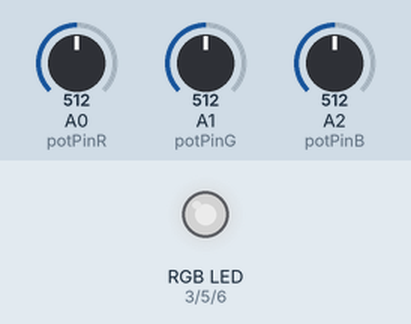
Simulated run of this sketch. Board: Arduino Uno, built with avr-gcc and run on an emulated ATmega328P. Parts: an RGB LED mixed from three pins (HIGH = lit). Inputs (shaded band) come from the test bench; at power-on: A0 (potPinR) = 512, A1 (potPinG) = 512, A2 (potPinB) = 512. Dim RGB values are drawn brighter than linear.

Above: at 1.2 s.
1.3 s: A0 (potPinR) set to 716
At 1.8 s:
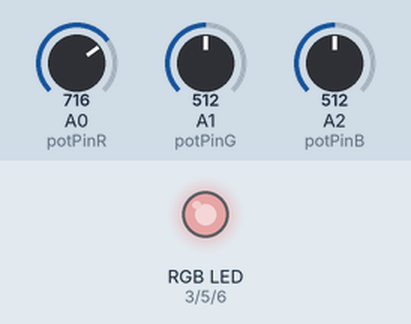
2.8 s: A1 (potPinG) set to 716
At 4.0 s:
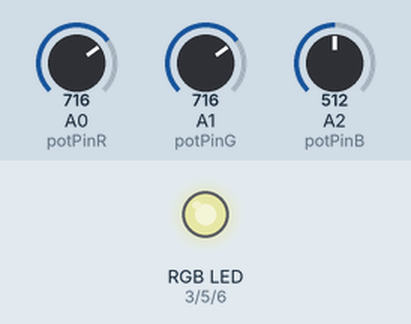
4.3 s: A2 (potPinB) set to 716
At 5.3 s:
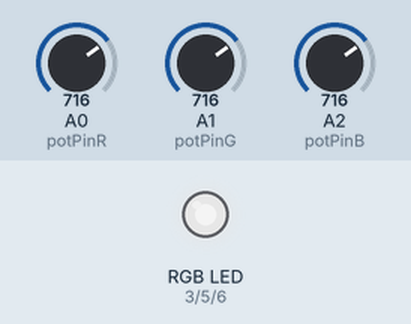
5.8 s: A0 (potPinR) set to 900
At 6.5 s:
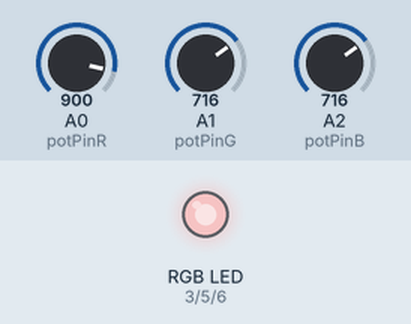
7.3 s: A1 (potPinG) set to 900
At 7.6 s:
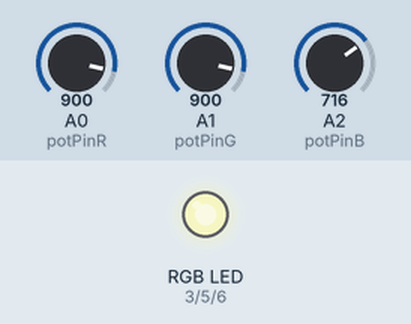
8.8 s: A2 (potPinB) set to 900
At 9.9 s:
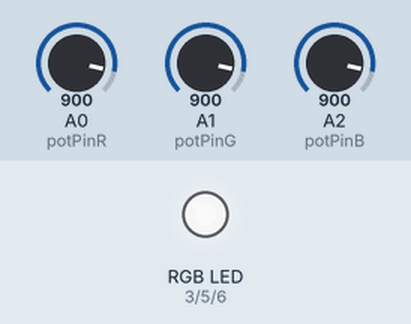
Timing chart, 0 to 11.3 s (numbered marks = the images above; inputs shaded):
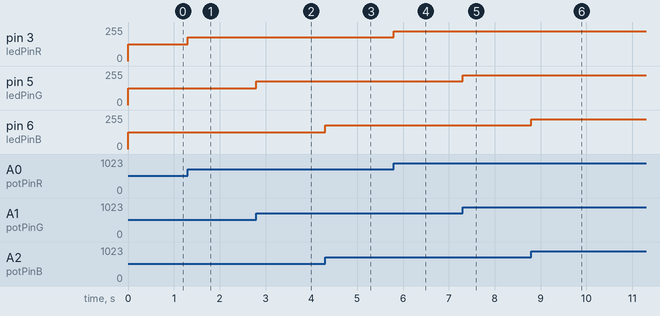

Measured:
- after the input at 1.3 s, pin 3 (ledPinR): 127/255 → 178/255 at once
- after the input at 2.8 s, pin 5 (ledPinG): 127/255 → 178/255 at once
- after the input at 4.3 s, pin 6 (ledPinB): 127/255 → 178/255 at once
- after the input at 5.8 s, pin 3 (ledPinR): 178/255 → 224/255 at once
- after the input at 7.3 s, pin 5 (ledPinG): 178/255 → 224/255 at once
- after the input at 8.8 s, pin 6 (ledPinB): 178/255 → 224/255 at once

The sketch:

analogRGBControl.ino
```cpp
const int potPinR = A0;
const int potPinG = A1;
const int potPinB = A2;

const int ledPinR = 3;
const int ledPinG = 5;
const int ledPinB = 6;

int rInValue = 0;
int gInValue = 0;
int bInValue = 0;

int rOutValue = 0;
int gOutValue = 0;
int bOutValue = 0;


void setup() {

  pinMode(potPinR,INPUT);
  pinMode(potPinG,INPUT);
  pinMode(potPinB,INPUT);

  pinMode(ledPinR,OUTPUT);
  pinMode(ledPinG,OUTPUT);
  pinMode(ledPinB,OUTPUT);

}

void setColor(int redValue, int greenValue, int blueValue){

  rOutValue=map(redValue,0,1023,0,255);
  gOutValue=map(greenValue,0,1023,0,255);
  bOutValue=map(blueValue,0,1023,0,255);

  analogWrite(ledPinR,rOutValue);
  analogWrite(ledPinG,gOutValue);
  analogWrite(ledPinB,bOutValue);

}

void loop() {

  rInValue=analogRead(potPinR);
  gInValue=analogRead(potPinG);
  bInValue=analogRead(potPinB);
  setColor(rInValue,gInValue,bInValue);

}
```
